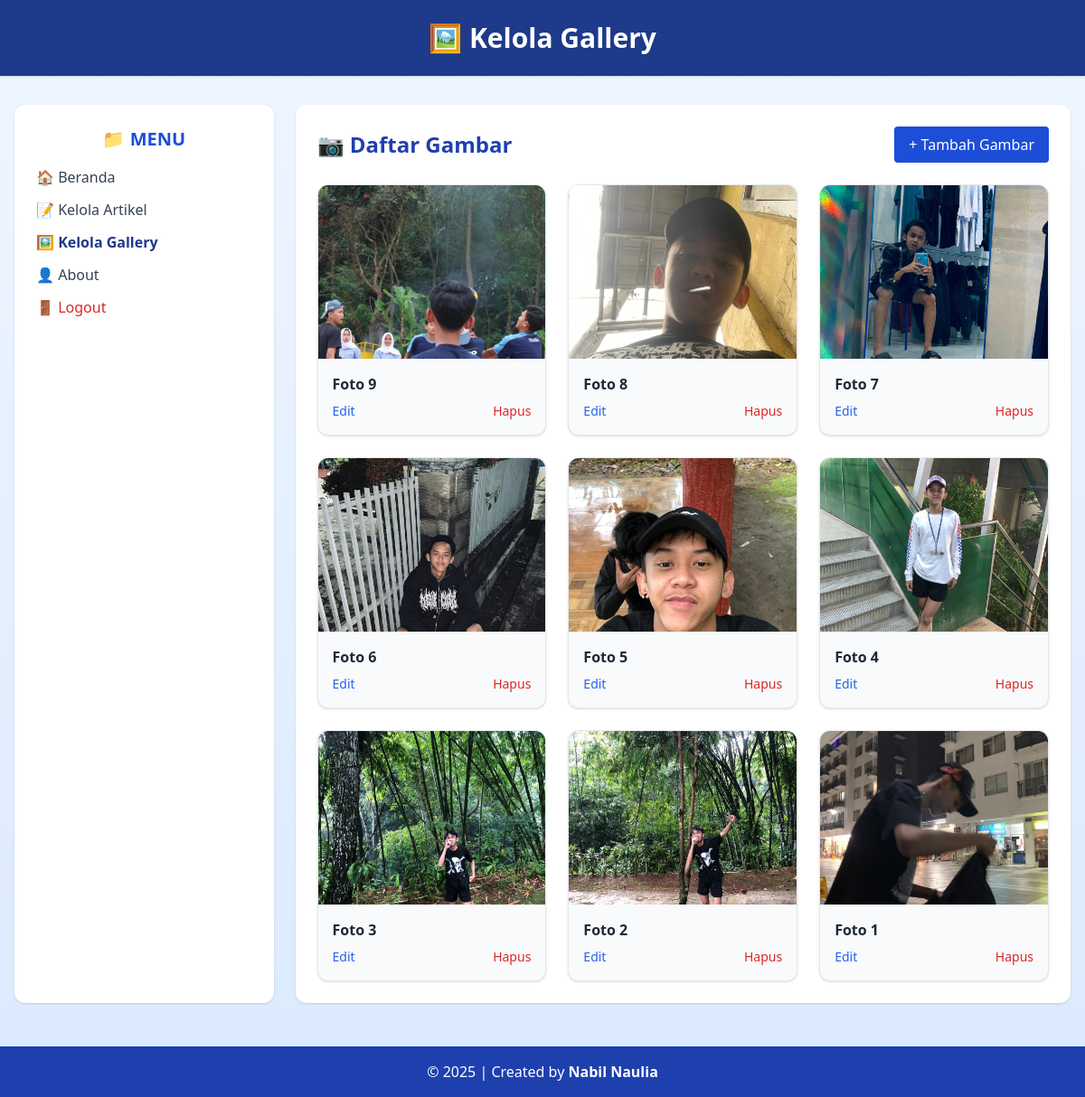
/admin/data_gallery.php (signed in), run on the app's committed database.
### tables this page shows
CREATE TABLE `tbl_gallery` (
  `id_gallery` int(11) NOT NULL,
  `judul` varchar(255) NOT NULL,
  `foto` varchar(255) NOT NULL,
  `uploaded_at` timestamp NOT NULL DEFAULT current_timestamp()
);

### admin/data_gallery.php (the view, shortened to what this page needs)
<?php
include('../koneksi.php');
?>
<!DOCTYPE html>
<html lang="en">
<head>
    <script src="https://cdn.tailwindcss.com"></script>
</head>
<body class="bg-gradient-to-b from-blue-50 to-blue-100 min-h-screen font-sans">
    <header class="bg-blue-900 text-white text-center py-6 shadow">
        <h1 class="text-3xl font-bold">🖼️ Kelola Gallery</h1>
    </header>
    <div class="flex flex-col md:flex-row max-w-7xl mx-auto mt-8 px-4 gap-6">
        <aside class="md:w-1/4 bg-white rounded-xl shadow p-6">
            <h2 class="text-xl font-semibold text-blue-700 mb-4 text-center">📁 MENU</h2>
            <ul class="space-y-3 text-gray-700">
                <li><a href="beranda_admin.php" class="block hover:text-blue-600">🏠 Beranda</a></li>
                <li><a href="data_artikel.php" class="block hover:text-blue-600">📝 Kelola Artikel</a></li>
                <li><a href="data_gallery.php" class="block font-bold text-blue-900">🖼️ Kelola Gallery</a></li>
                <li><a href="about.php" class="block hover:text-blue-600">👤 About</a></li>
                <li><a href="../auth/logout.php" onclick="return confirm('Apakah anda yakin ingin keluar?');" class="block text-red-600 hover:underline font-medium">🚪 Logout</a></li>
            </ul>
        </aside>
        <main class="md:w-3/4 bg-white rounded-xl shadow p-6">
            <div class="flex justify-between items-center mb-6">
                <h2 class="text-2xl font-bold text-blue-800">📷 Daftar Gambar</h2>
                <a href="add_gallery.php" class="bg-blue-700 text-white px-4 py-2 rounded hover:bg-blue-800 transition">+ Tambah Gambar</a>
            </div>
            <div class="grid grid-cols-1 sm:grid-cols-2 md:grid-cols-3 gap-6">
                <?php
                $sql = "SELECT * FROM tbl_gallery ORDER BY id_gallery DESC";
                $query = mysqli_query($db, $sql);
                while ($data = mysqli_fetch_array($query)) {
                    echo "<div class='bg-gray-50 border rounded-xl shadow hover:shadow-lg transition overflow-hidden'>";
                    echo "<img src='../images/{$data['foto']}' class='w-full h-48 object-cover' alt='Gambar'>";
                    echo "<div class='p-4'>";
                    echo "<p class='font-semibold text-gray-800 mb-2'>" . htmlspecialchars($data['judul']) . "</p>";
                    echo "<div class='flex justify-between text-sm'>";
                    echo "<a href='edit_gallery.php?id_gallery={$data['id_gallery']}' class='text-blue-600 hover:underline'>Edit</a>";
                    echo "<a href='delete_gallery.php?id_gallery={$data['id_gallery']}' onclick='return confirm(\"Yakin ingin menghapus?\")' class='text-red-600 hover:underline'>Hapus</a>";
                    echo "</div></div></div>";
                }
                ?>
            </div>
        </main>
    </div>
    <footer class="bg-blue-800 text-white text-center py-4 mt-12 shadow-inner">
        &copy; <?php echo date('Y'); ?> | Created by <span class="font-semibold">Nabil Naulia</span>
    </footer>
</body>
</html>

### data on the page
tbl_gallery: foto (picture), judul "Foto 9"
tbl_gallery: foto (picture), judul "Foto 8"
tbl_gallery: foto (picture), judul "Foto 7"
tbl_gallery: foto (picture), judul "Foto 6"
tbl_gallery: foto (picture), judul "Foto 5"
tbl_gallery: foto (picture), judul "Foto 4"
tbl_gallery: foto (picture), judul "Foto 3"
tbl_gallery: foto (picture), judul "Foto 2"
tbl_gallery: foto (picture), judul "Foto 1"
